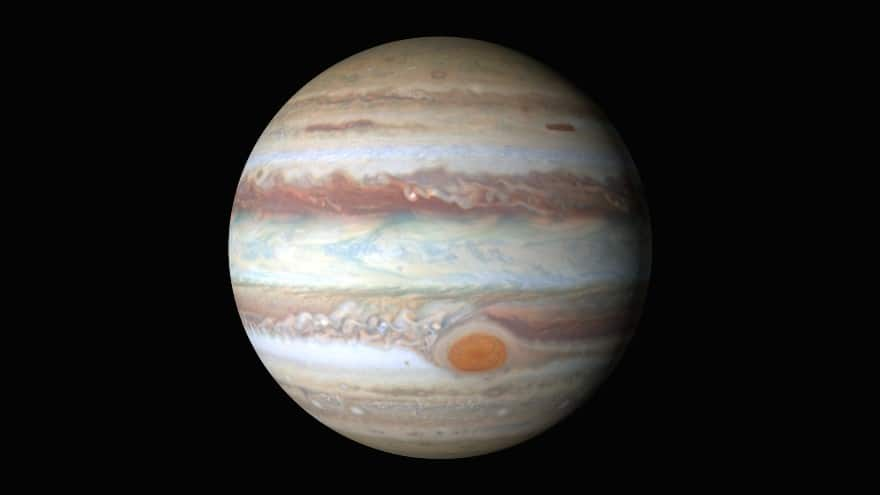
#> input picture images/p5.jpg, 880 x 495 px
$ python sobel_edge_dection.py
#> lines starting #> are read from the running program, lines starting #| are printed output that depends on the picture
import cv2
import numpy as np
from PIL import Image
from pylab import *
from sys import argv


def get_sobel_edge_dection(im):
	sobel_x  = cv2.Sobel(im, -1, 1, 0, ksize=5)
	sobel_y  = cv2.Sobel(im, -1, 0, 1, ksize=5)
	return (sobel_x, sobel_y)


if __name__ == '__main__':
	im_link = './images/p5.jpg'
	if len(argv) > 1:
		im_link = './images/' + argv[1]
	im = cv2.imread(im_link, 0)
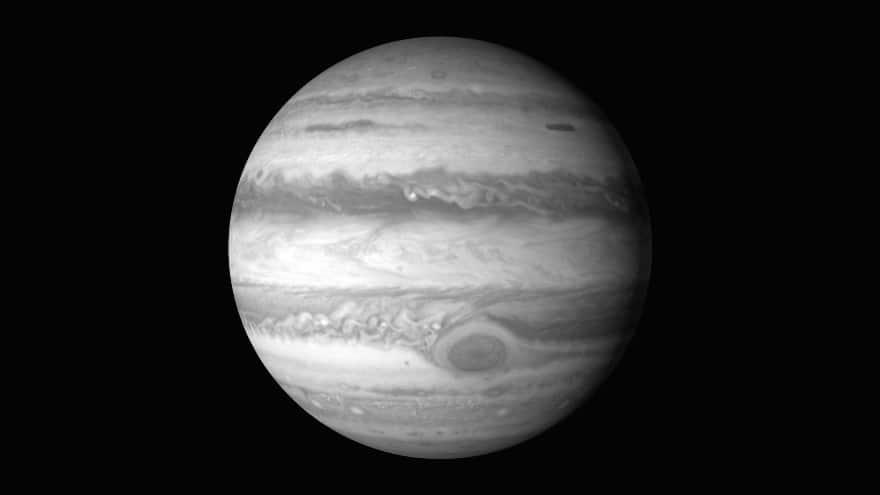
#> im: shape (495, 880); min 0, max 255, mean 50.5

	figure(figsize=(15, 15))
	sobel_x, sobel_y = get_sobel_edge_dection(im)
#> in get_sobel_edge_dection, `sobel_x  = cv2.Sobel(im, -1, 1, 0, ksize=5)`:
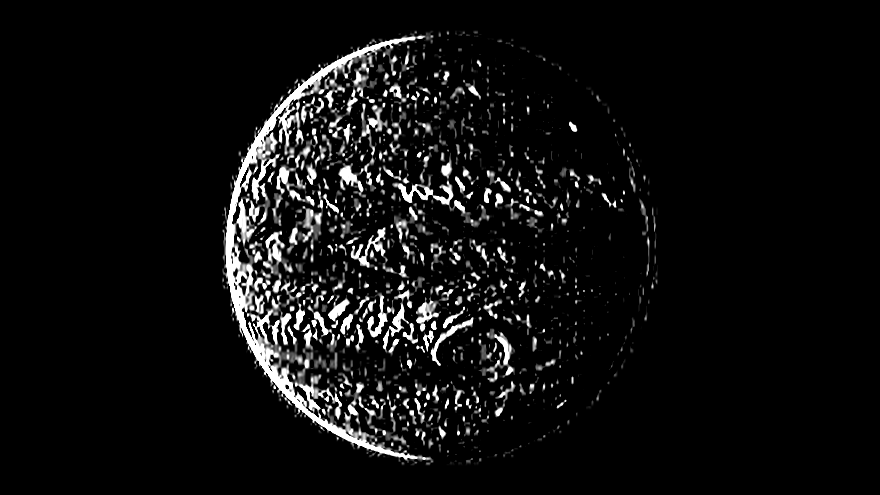
#> sobel_x: shape (495, 880); min 0, max 255, mean 15.6
#> in get_sobel_edge_dection, `sobel_y  = cv2.Sobel(im, -1, 0, 1, ksize=5)`:
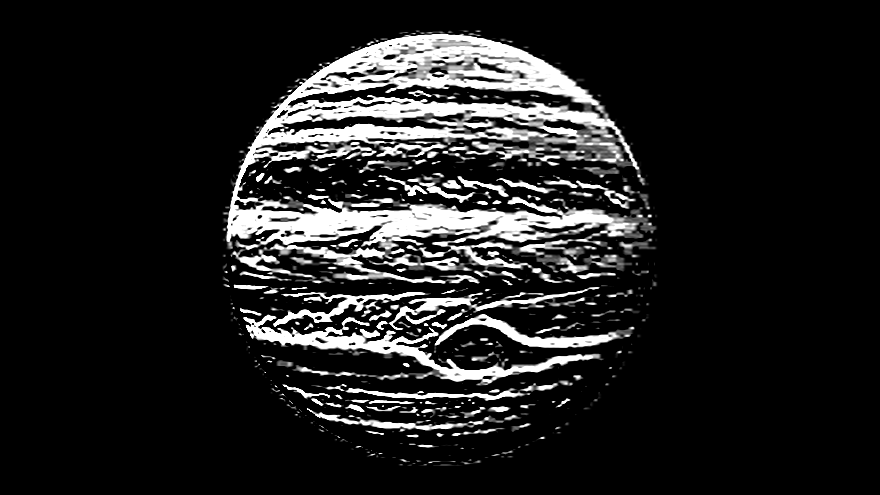
#> sobel_y: shape (495, 880); min 0, max 255, mean 32.1

	subplot(3, 1, 1, title='Original')
	imshow(Image.open(im_link))

	subplot(3, 1, 2, title='Sobel x')
	imshow(sobel_x, cmap ='gray')

	subplot(3, 1, 3, title='Sobel y')
	imshow(sobel_y, cmap ='gray')

	show()
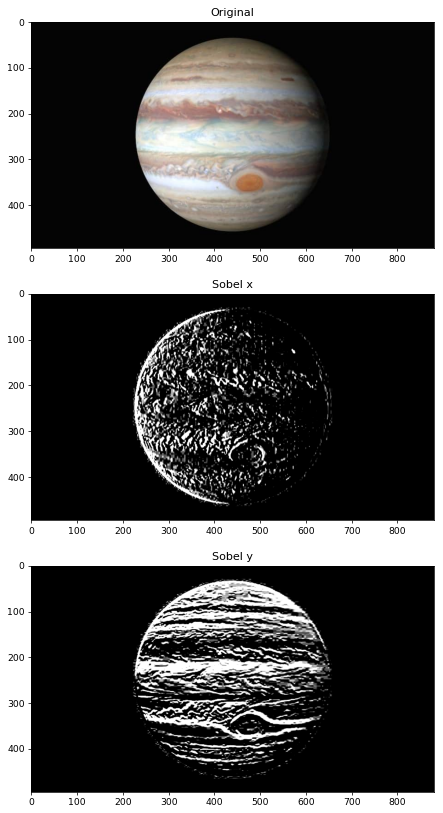
#> figure drawn by matplotlib, 3 panels

$ run again, with images/p2.jpg copied over images/p5.jpg
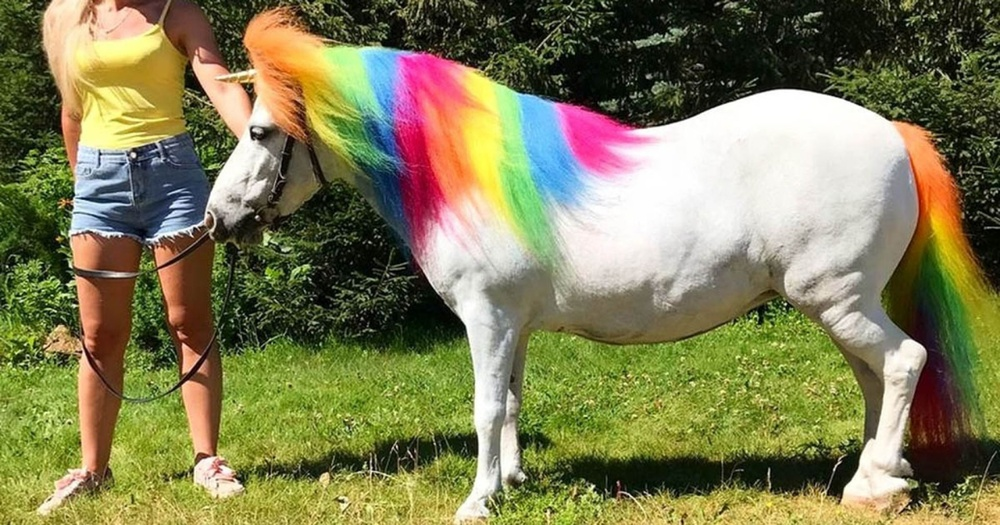
#> input picture images/p2.jpg, 1000 x 525 px, shrunk from 1920 x 1008 before the run
#> in get_sobel_edge_dection, `sobel_y  = cv2.Sobel(im, -1, 0, 1, ksize=5)`:
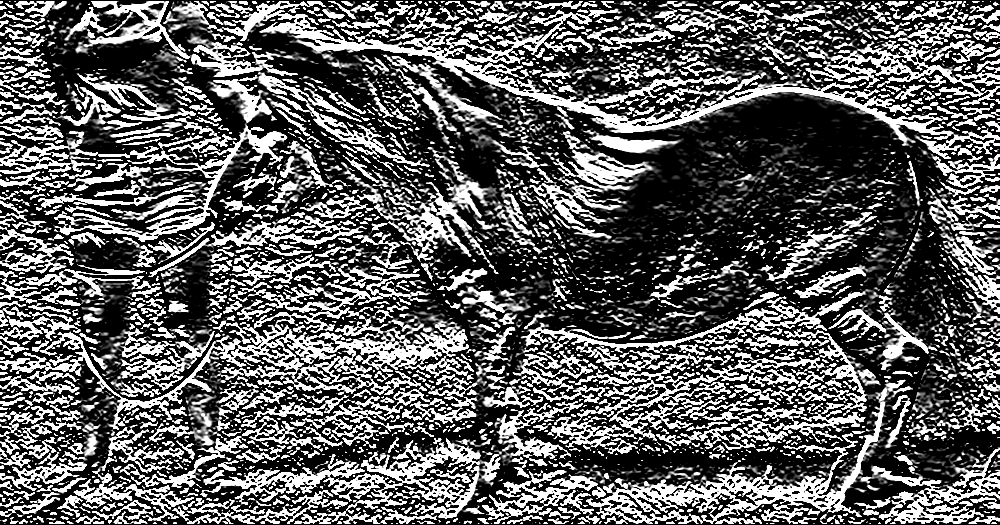
#> sobel_y: shape (525, 1000); min 0, max 255, mean 94
#> `show()`:
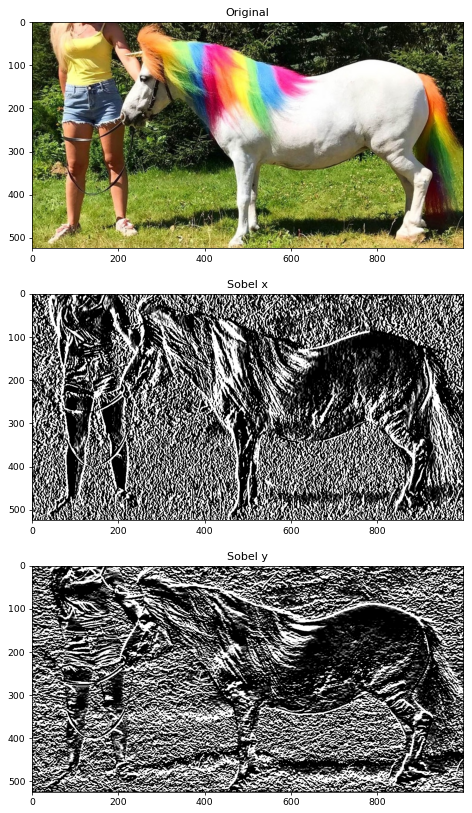
#> figure drawn by matplotlib, 3 panels

$ run again, with images/p3.jpg copied over images/p5.jpg
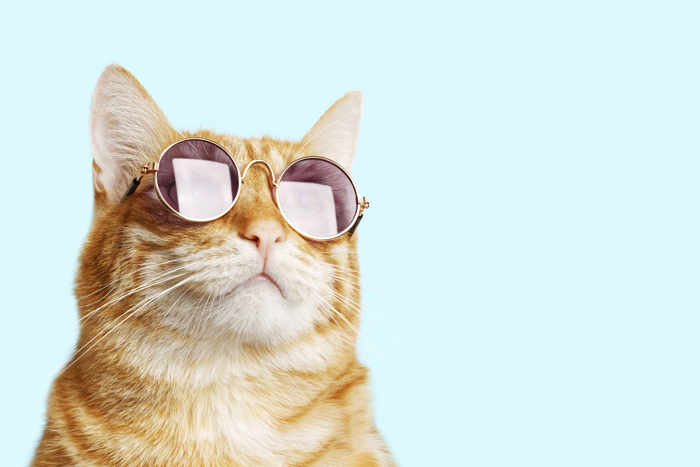
#> input picture images/p3.jpg, 700 x 467 px
#> in get_sobel_edge_dection, `sobel_y  = cv2.Sobel(im, -1, 0, 1, ksize=5)`:
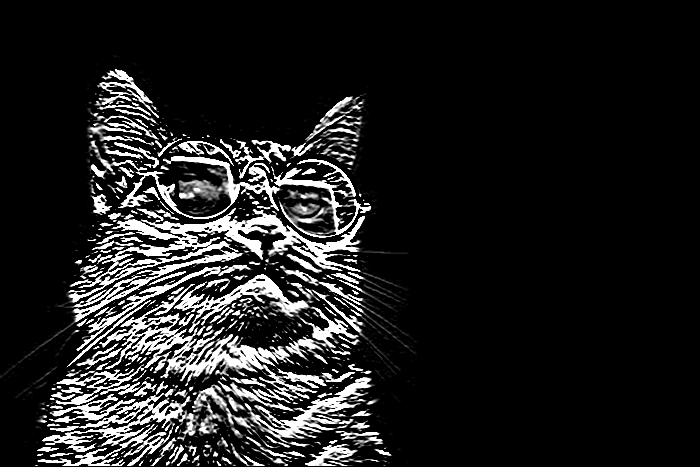
#> sobel_y: shape (467, 700); min 0, max 255, mean 31.8
#> `show()`:
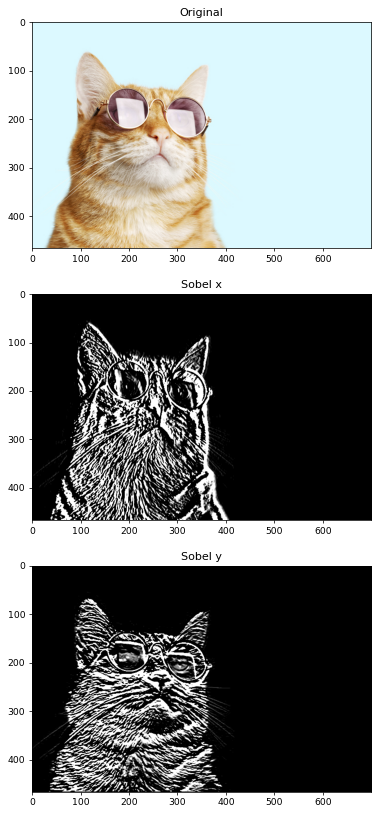
#> figure drawn by matplotlib, 3 panels
